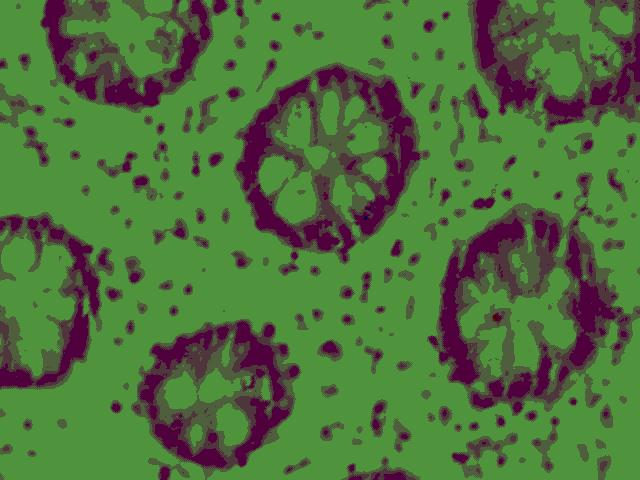
%> input picture 03_二维/2D-Renys-entropy-segmentation/whiteimage12.jpg, 640 x 480 px
$ octave main.m   (GNU Octave 9; MATLAB toolbox functions it lacks are replaced by stand-ins)
%> lines starting %> are read from the running program, lines starting %| are printed output that depends on the picture
clc;clear all;close all;

[filename, pathname] = uigetfile({'*.jpg;*.tif;*.png;*.gif;*.bmp','All Image Files';'*.*','All Files' },'mytitle');
%> the answer given: ../../../03_二维/2D-Renys-entropy-segmentation/whiteimage12.jpg
filename = strcat(pathname, filename);

Img=imread(filename);
%> Img is the input picture: size 480x640x3 uint8; mean R, G, B 79.2, 113, 60.9
Img=double(Img(:,:,1));
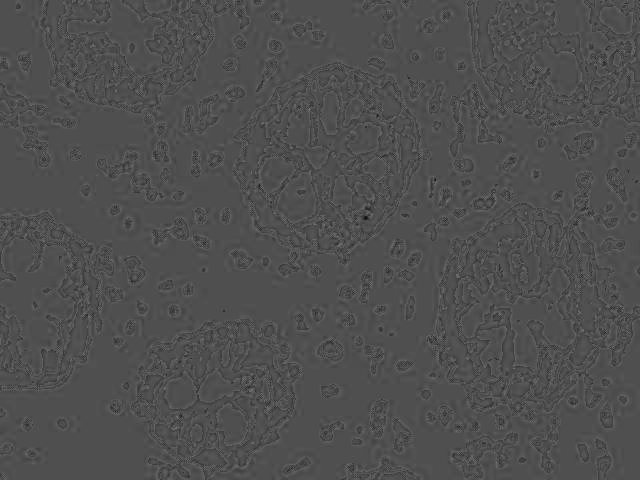
%> Img: size 480x640 double; min 14, max 121, mean 79.2
Img_log=log(Img+1+eps);%图像对数变换
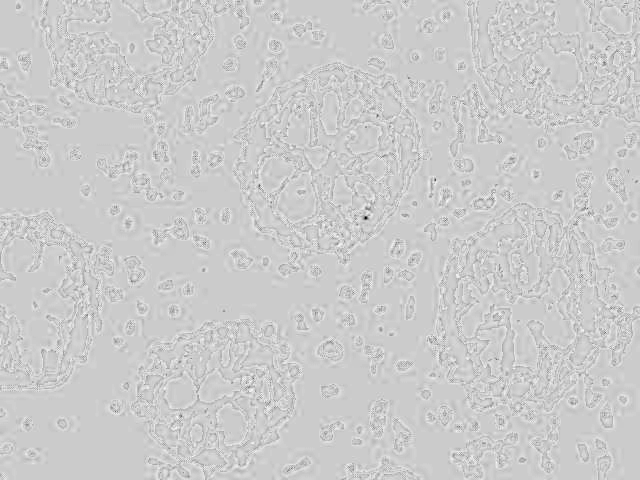
%> Img_log: size 480x640 double; min 2.71, max 4.8, mean 4.38; drawn with min black and max white
[nx,ny]=size(Img);
%> nx = 480; ny = 640
clust_n = input('Input the Number to be clustered\n');%命令窗口输入总的聚类子类个数
%> the answer given: 3
b0=0.01*ones(nx,ny);%初始化偏移场
%初始化类隶属度
%> (the run ends here)
